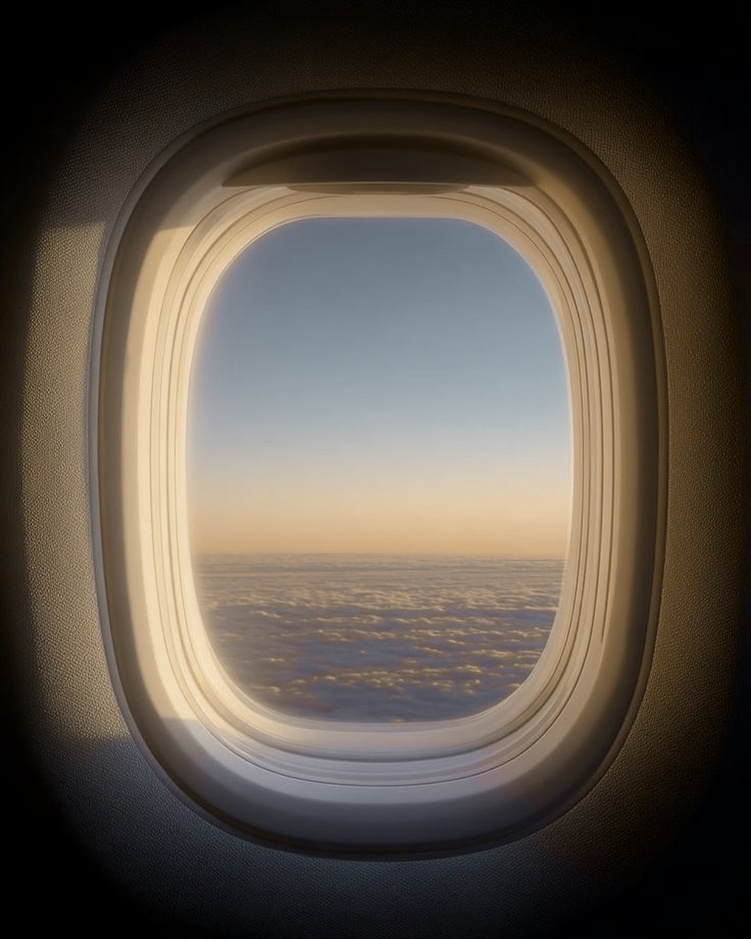
#> input picture rnapp/assets/bant.jpg, 751 x 939 px, shrunk from 1180 x 1475 before the run
$ python build_bant_derece.py ../assets/bant.jpg
#> lines starting #> are read from the running program, lines starting #| are printed output that depends on the picture; after the words box and inside, x2 and y2 are one past the last pixel; in counts of white or black regions, pixels touching at a corner belong together
#!/usr/bin/env python3
# -*- coding: utf-8 -*-
"""
build_bant_derece.py — `assets/bant.jpg` için MARKA RENK DERECELENDİRMESİ.

🔴 NEDEN VAR — 20 EYLÜL

`bant.jpg` uygulamanın TEK fotoğrafı ve üç yerde birden duruyor:
    · `FotoSahne`  (ui.js:1183)  → splash / karşılama
    · `FotoBant`   (ui.js:1495)  → İÇ EKRAN BAŞLIKLARI
    · `MomentScreen.js:153`
Yani "splash'in tonu" ile "header görseli" aynı dosya; biri düzelince
ikisi birden düzeliyor.

ÖLÇÜM (yerel):
    bant.jpg        C* ort 15.8 · p95 36.6 · baskın hue 41°
    marka altını    C* 20.1                · hue 86°

İki sayı önemli. Fotoğrafın en parlak %5'i **C* 36.6**'da — yani markanın
BİLEREK reddettiği kromada. `theme.js` altını 40.2'den 20.4'e indirirken
gerekçesini yazmış: "çiğ altın sarısı lüks algısını ucuzlatır."
Fotoğraf o kararın dışında kalmış. Hue de 45° sapmış (mercan ↔ şampanya).

── NEDEN TEK TİP HUE ÇEKİMİ DEĞİL ──────────────────────────────────────

İlk denemede bütün pikselleri şampanyaya çektim ve GÖKYÜZÜ de döndü.
Oysa alacakaranlık gökyüzünün serin olması DOĞRU — sorun mercan kabin.
Maske yalnız sıcak pikselleri (hue 330..75) hedefe çekiyor; serin
pikseller hue'sunu koruyor ama kroması kısılıyor, yani geri çekiliyor.

🆕 SINIF: "BİR FOTOĞRAFI MARKAYA UYDURURKEN TÜM PİKSELLERİ AYNI YÖNE
ÇEKME — FOTOĞRAFIN DOĞRU OLAN KISMINI DA BOZARSIN."

── DOKUNULMAYAN DOSYA: bant_hale.png ───────────────────────────────────

Bu dosyayı "hue 306° · mor" diye raporlamıştım ve YANLIŞTI. O ölçümü
alfa kanalını yok sayarak yaptım; tamamen saydam piksellerin RGB'si çöp
veridir ve medyanı zehirledi. Alfa maskesiyle (alpha>0.10) doğru değer:
**hue 83° · C* p95 28.0** — yani zaten marka altınında. Dosya sağlam,
derecelendirilmiyor.

🆕 SINIF: "ALFALI BİR GÖRSELDE RENK ÖLÇERKEN MASKEYİ UNUTMA — SAYDAM
PİKSELİN RENGİ YOKTUR, AMA BİR SAYISI VARDIR VE O SAYI ORTALAMAYI BOZAR."

Kullanım:
    python brand/build_bant_derece.py            # önizleme + ölçüm, YAZMAZ
    python brand/build_bant_derece.py --uygula   # assets/'e yazar, eskisini arşivler
"""
import os
import shutil
import sys
from datetime import date

import numpy as np
from PIL import Image
from skimage import color

KOK = os.path.dirname(os.path.dirname(os.path.abspath(__file__)))
KAYNAK = os.path.join(KOK, "assets", "bant.jpg")
ARSIV = os.path.join(KOK, "assets", "arsiv_gorsel")

# Hedefler — `theme.js` KOYU paletinden
MARKA_HUE = 86.0          # #D6C3A0'ın hue'su
SICAK_MRK, SICAK_YARI = 22.5, 52.5   # 330..75 · sıcak maske merkezi/yarıçapı
SICAK_CEK = 0.78          # sıcak pikselleri hedefe çekme oranı
SOGUK_KROMA = 0.45        # serin pikselleri geri çekme (hue KORUNUR)
SICAK_P95 = 24.0          # sıcak pikselin %95 kroması — marka 20.1'in hemen üstü


def olc(rgb):
    lab = color.rgb2lab(rgb)
#> lab: shape (939, 751, 3) float64; mean of channels 0, 1, 2 33.9, 2.2, 6.8
    C = np.hypot(lab[:, :, 1], lab[:, :, 2])
    H = (np.degrees(np.arctan2(lab[:, :, 2], lab[:, :, 1])) + 360) % 360
    return lab, C, H


def ozet(C, H, maske=None):
    c = C if maske is None else C[maske]
    h = H if maske is None else H[maske]
    hs = np.median(h[c > 12]) if (c > 12).any() else float("nan")
    return c.mean(), float(np.percentile(c, 95)), hs


def derecelendir(rgb):
    lab, C, H = olc(rgb)
    d = np.abs(((H - SICAK_MRK + 180) % 360) - 180)
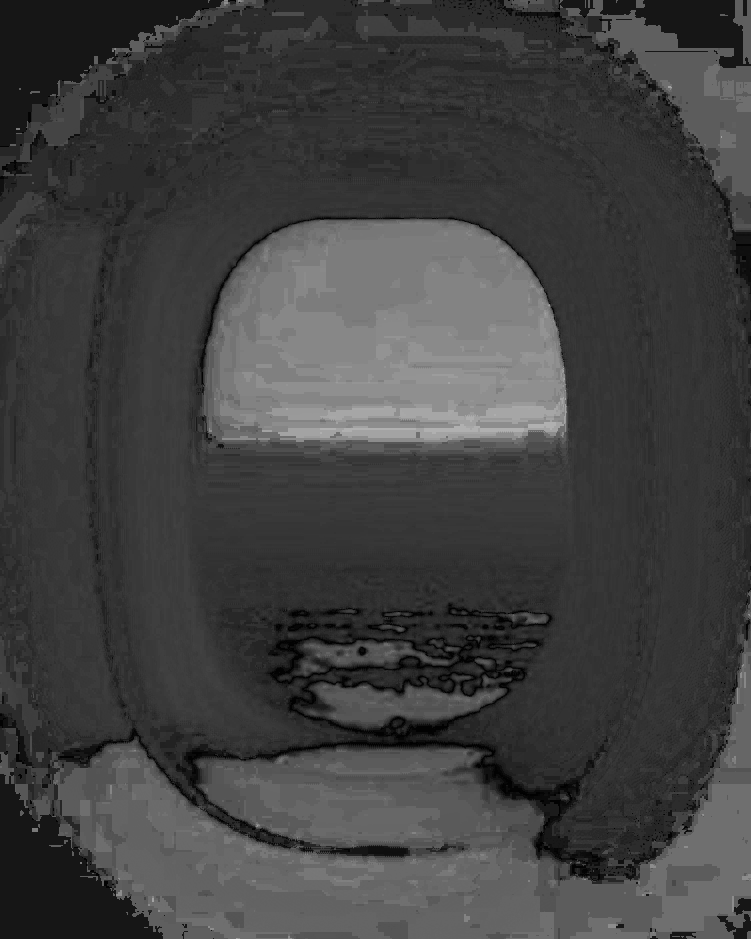
#> d: shape (939, 751) float64; min 1.43, max 176.6, mean 65
    sicak = np.clip(1 - (d - SICAK_YARI) / 25.0, 0, 1)      # yumuşak kenarlı maske
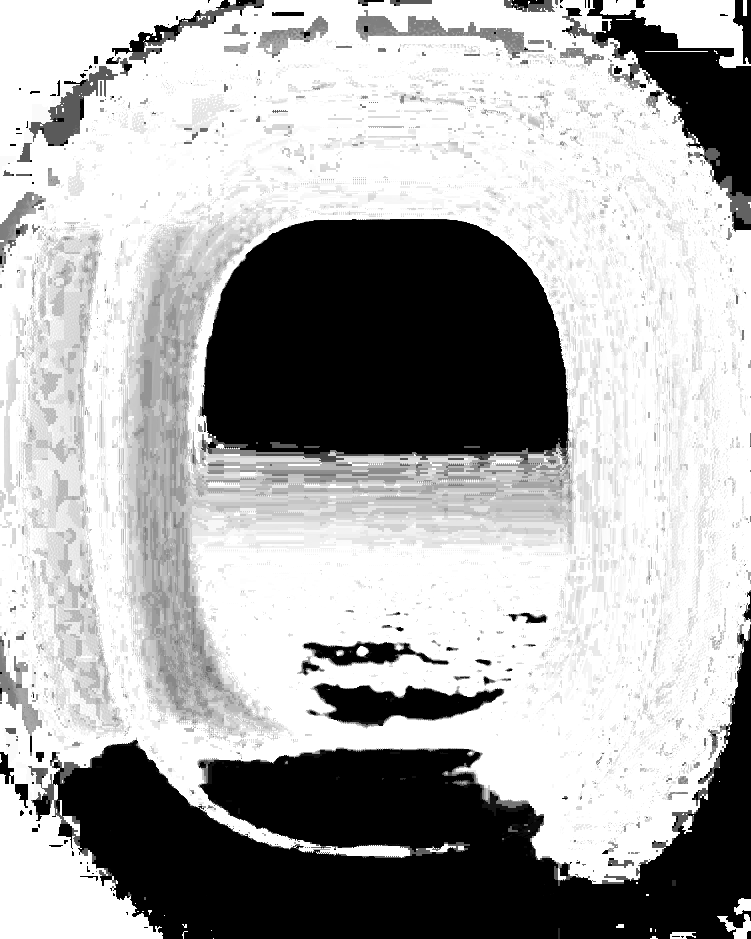
#> sicak: shape (939, 751) float64; min 0, max 1, mean 0.67
    fark = ((MARKA_HUE - H + 180) % 360) - 180
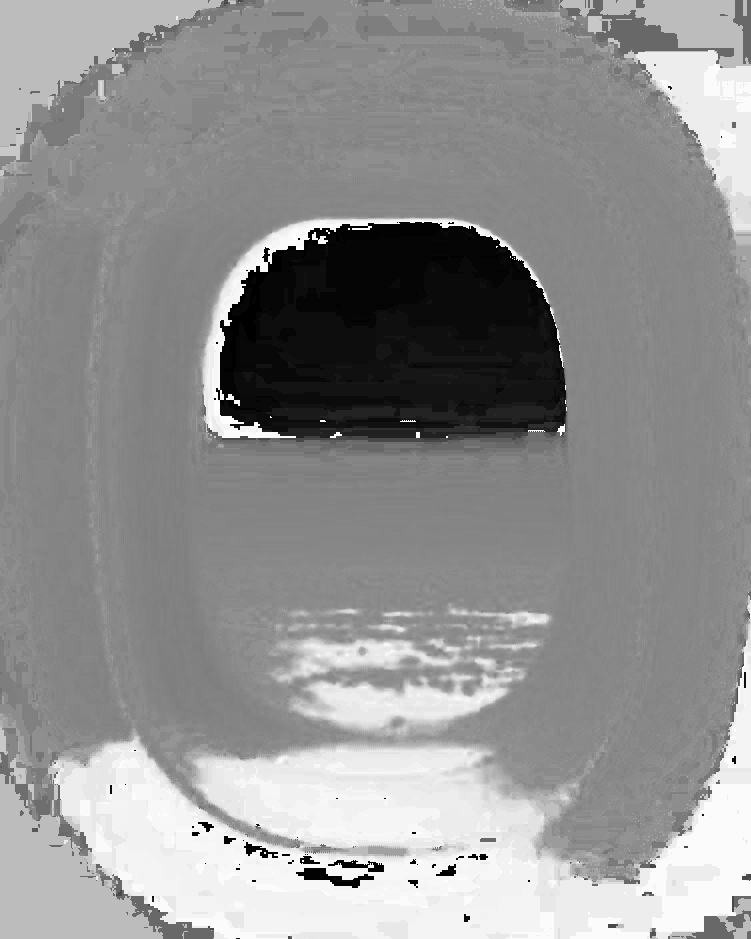
#> fark: shape (939, 751) float64; min -180, max 180, mean 25.6; drawn with min black and max white
    H2 = (H + fark * SICAK_CEK * sicak) % 360
    sec = sicak > 0.5
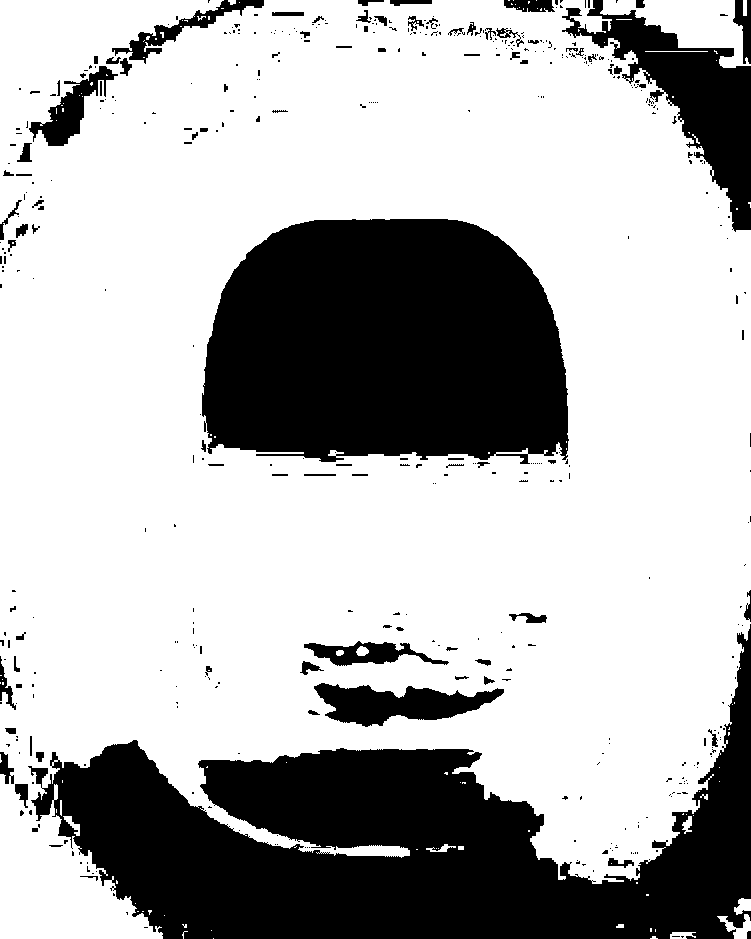
#> sec: shape (939, 751) bool; 70.5% white; 460 black regions (367 under 20 px), largest, box (x1, y1, x2, y2) and area: (28, 624, 751, 939) 99779, (202, 219, 569, 464) 76480, (562, 0, 751, 232) 13549
    k = SICAK_P95 / np.percentile(C[sec], 95) if sec.any() else 1.0
#> k = 1
    C2 = C * (sicak * k + (1 - sicak) * SOGUK_KROMA)
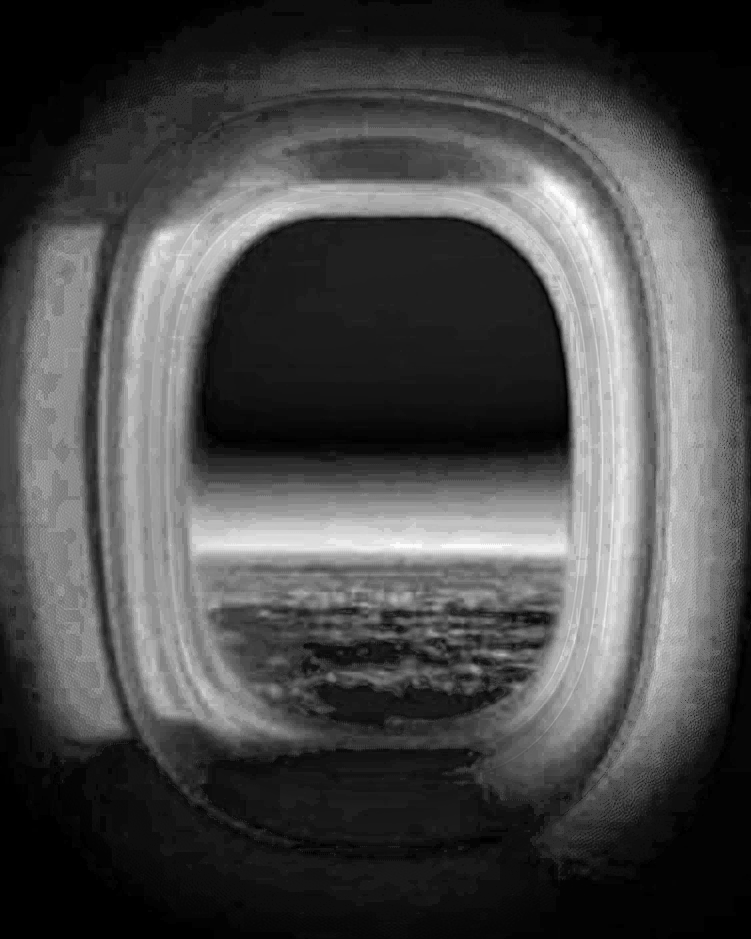
#> C2: shape (939, 751) float64; min 0, max 29.26, mean 8.5; drawn with min black and max white
    r = np.radians(H2)
    lab2 = lab.copy()
    lab2[:, :, 1] = C2 * np.cos(r)
#> lab2: shape (939, 751, 3) float64; mean of channels 0, 1, 2 33.9, 1, 6.8
    lab2[:, :, 2] = C2 * np.sin(r)
#> lab2: shape (939, 751, 3) float64; mean of channels 0, 1, 2 33.9, 1, 7.4
    return np.clip(color.lab2rgb(lab2), 0, 1)


def main():
    uygula = "--uygula" in sys.argv
    if not os.path.exists(KAYNAK):
        print("🔴 %s yok." % KAYNAK)
        return 1

    rgb = np.asarray(Image.open(KAYNAK).convert("RGB"), float) / 255
    _l, C0, H0 = olc(rgb)
    out = derecelendir(rgb)
    _l2, C1, H1 = olc(out)
#> in olc (call 3), `lab = color.rgb2lab(rgb)`: lab: shape (939, 751, 3) float64; mean of channels 0, 1, 2 33.9, 1, 7.4
#> in olc (call 3), `H = (np.degrees(np.arctan2(lab[:, :, 2], lab[:, :, 1])) + 360) % 360`:
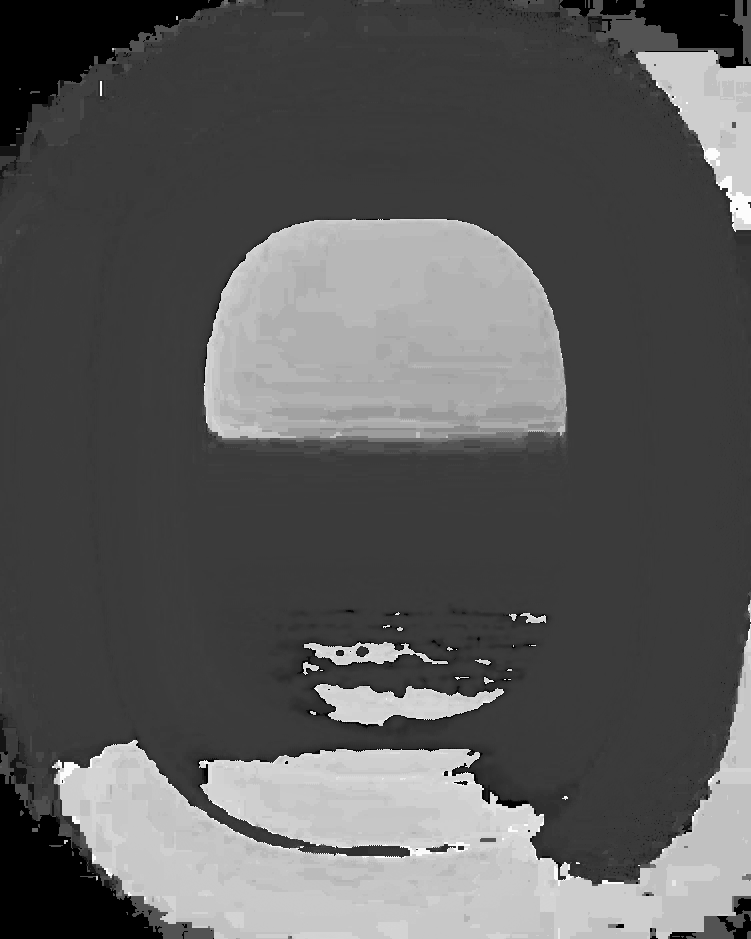
#> H: shape (939, 751) float64; min 0, max 357.7, mean 127.2; drawn with min black and max white

    print("=" * 74)
    print("BANT DERECELENDİRME — splash + iç ekran başlıkları (aynı dosya)")
    print("=" * 74)
    print("  ÖNCE   C* ort %5.1f · p95 %5.1f · hue %3.0f°" % ozet(C0, H0))
#> in ozet, `hs = np.median(h[c > 12]) if (c > 12).any() else float("nan")`: hs = 76.18
#|   ÖNCE   C* ort   9.5 · p95  23.3 · hue  76°
    print("  SONRA  C* ort %5.1f · p95 %5.1f · hue %3.0f°" % ozet(C1, H1))
#|   SONRA  C* ort   8.5 · p95  22.1 · hue  83°
    print("  HEDEF  marka altını · C* 20.1 · hue 86°")
    print("")

    im = Image.fromarray((out * 255).astype(np.uint8))
    if not uygula:
        yol = "/tmp/bant_derece_onizleme.jpg"
        im.save(yol, quality=92, optimize=True)
        print("  · ÖNİZLEME yazıldı: %s" % yol)
        print("  · `--uygula` verilmedi — assets/ DEĞİŞMEDİ.")
        return 0

    os.makedirs(ARSIV, exist_ok=True)
    hedef_arsiv = os.path.join(ARSIV, "bant_%s.jpg" % date.today().isoformat())
    if not os.path.exists(hedef_arsiv):
        shutil.copy2(KAYNAK, hedef_arsiv)
        print("  ✓ eski dosya ARŞİVLENDİ: assets/arsiv_gorsel/%s"
              % os.path.basename(hedef_arsiv))
    else:
        print("  · arşivde zaten var: %s" % os.path.basename(hedef_arsiv))
    im.save(KAYNAK, quality=93, optimize=True)
    print("  ✓ assets/bant.jpg derecelendirildi")
    print("")
    print("  ⚠️ `bant_hale.png` DOKUNULMADI — alfa maskesiyle ölçümü hue 83°,")
    print("     yani zaten marka altınında. (Önceki '306° mor' raporum")
    print("     saydam pikselleri sayan HATALI bir ölçümdü.)")
    return 0


if __name__ == "__main__":
    sys.exit(main())
#> (the program exits here)
